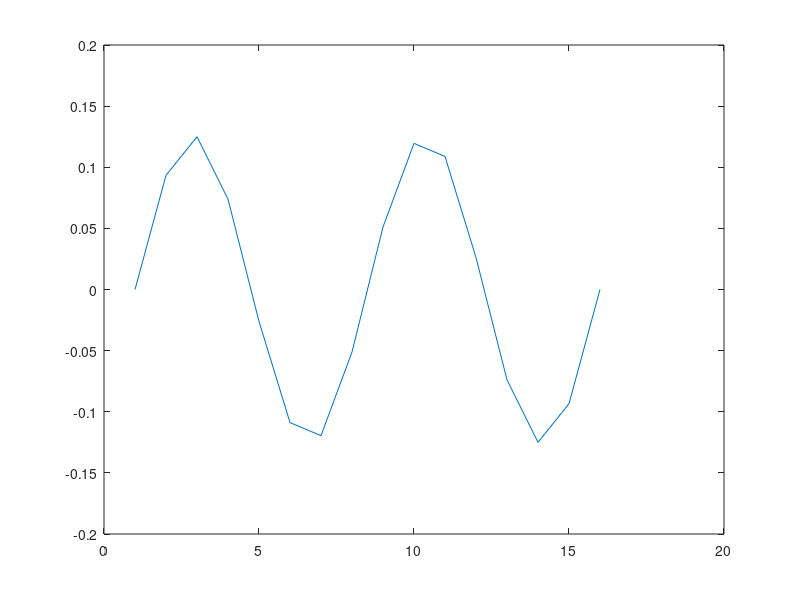
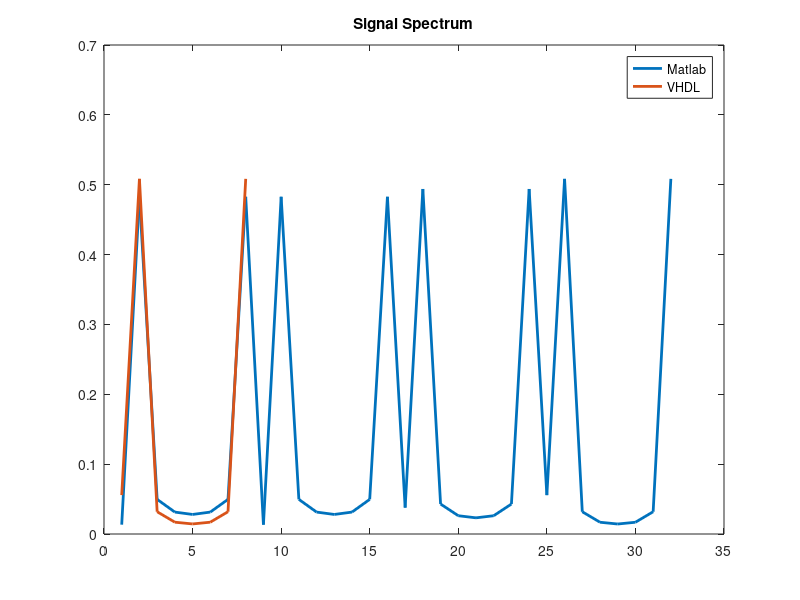

Reproduce these figures in MATLAB, in order.
%%
clear all
close all
clc

N = 16;
N0 = 8;
% number of samples to filter
n=0:1:2*N-1;

% normalized pulsations of the two sinusoids
% that make up the input signal
wpb=2*pi*2/(N-1);  % 1/N of the sampling rate Fs
  
% input signal
x=sin(wpb*n);
xmax=max(abs(x)); 
x=2*x/(N*xmax);
figure()

plot(x(1:N))
% normalize x so that I can represent it in
% format s0.14

% x1 = zeros(N);
% saves the input data
dlmwrite('x_data.txt', x, '\n');

%%

% x0=fi(x,true,14);
% ft = dsp.FFT('FFTLengthSource','Auto');
%%
clear yvi
clear yvr
clear yv_load
clear xFFT


for i = 1:N0:length(x)
    xFFT(i:(i+N0-1)) = fft(x(i:(i+N0-1)),N0);
end 

figure()
plot(abs(xFFT),'LineWidth',2)
title('Signal Spectrum')
hold on

yv_load=importdata("yv_data_bu.txt");
yvr = yv_load(:,1);
yvi = yv_load(:,2);
yv_mag = abs(yvr + yvi.*1i);

plot(yv_mag,'LineWidth',2)
legend('Matlab','VHDL')
